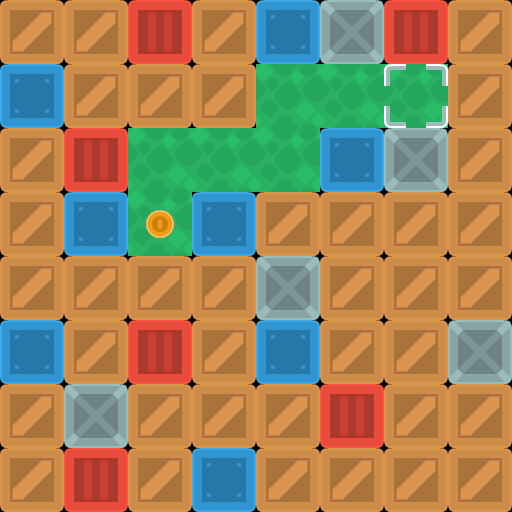

A 2D game scene composited from a Tiled map and its tileset images. What follows is a short description and the map's XML, with every tile layer's data as written:
An orthogonal 8x8 tile map with 64x64 px tiles, 3 tile layers (background, walls, objects).

<map version="1.10" tiledversion="1.11.2" orientation="orthogonal" renderorder="right-down" width="8" height="8" tilewidth="64" tileheight="64" infinite="0" nextlayerid="5" nextobjectid="1">
 <editorsettings>
  <export target="map1.csv" format="csv" />
 </editorsettings>
 <properties>
  <property name="character_bottom" value="[[0, 5], [1, 5], [2, 5]]" />
  <property name="character_left" value="[[3, 7], [4, 7], [5, 7]]" />
  <property name="character_right" value="[[0, 7], [1, 7], [2, 7]]" />
  <property name="character_top" value="[[3, 5], [4, 5], [5, 5]]" />
 </properties>
 <tileset firstgid="1" source="sokoban_tilesheet.tsx" />
 <layer id="4" name="background" width="8" height="8">
  <data encoding="csv">
0,0,0,0,0,0,0,0,
0,0,0,0,89,89,89,0,
0,0,89,89,89,0,0,0,
0,0,89,0,0,0,0,0,
0,0,0,0,0,0,0,0,
0,0,0,0,0,0,0,0,
0,0,0,0,0,0,0,0,
0,0,0,0,0,0,0,0
</data>
 </layer>
 <layer id="1" name="walls" width="8" height="8">
  <data encoding="csv">
2,2,3,2,4,6,3,2,
4,2,2,2,0,0,0,2,
2,3,0,0,0,4,6,2,
2,4,0,4,2,2,2,2,
2,2,2,2,6,2,2,2,
4,2,3,2,4,2,2,6,
2,6,2,2,2,3,2,2,
2,3,2,4,2,2,2,2
</data>
 </layer>
 <layer id="3" name="objects" width="8" height="8">
  <data encoding="csv">
0,0,0,0,0,0,0,0,
0,0,0,0,0,0,40,0,
0,0,0,0,0,0,0,0,
0,0,75,0,0,0,0,0,
0,0,0,0,0,0,0,0,
0,0,0,0,0,0,0,0,
0,0,0,0,0,0,0,0,
0,0,0,0,0,0,0,0
</data>
 </layer>
</map>
